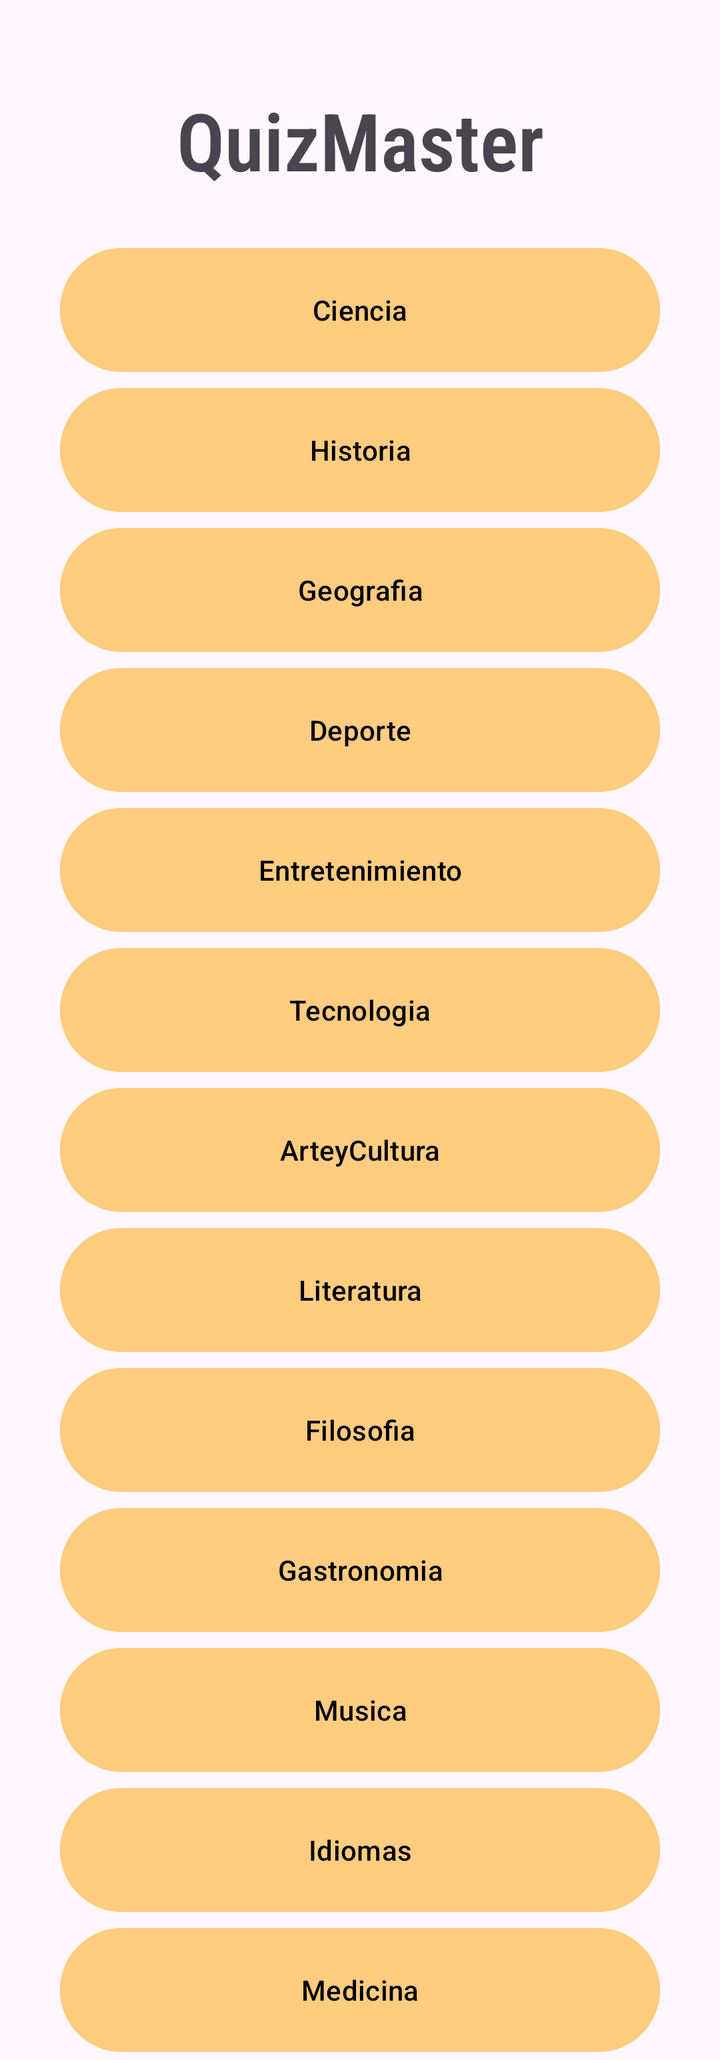
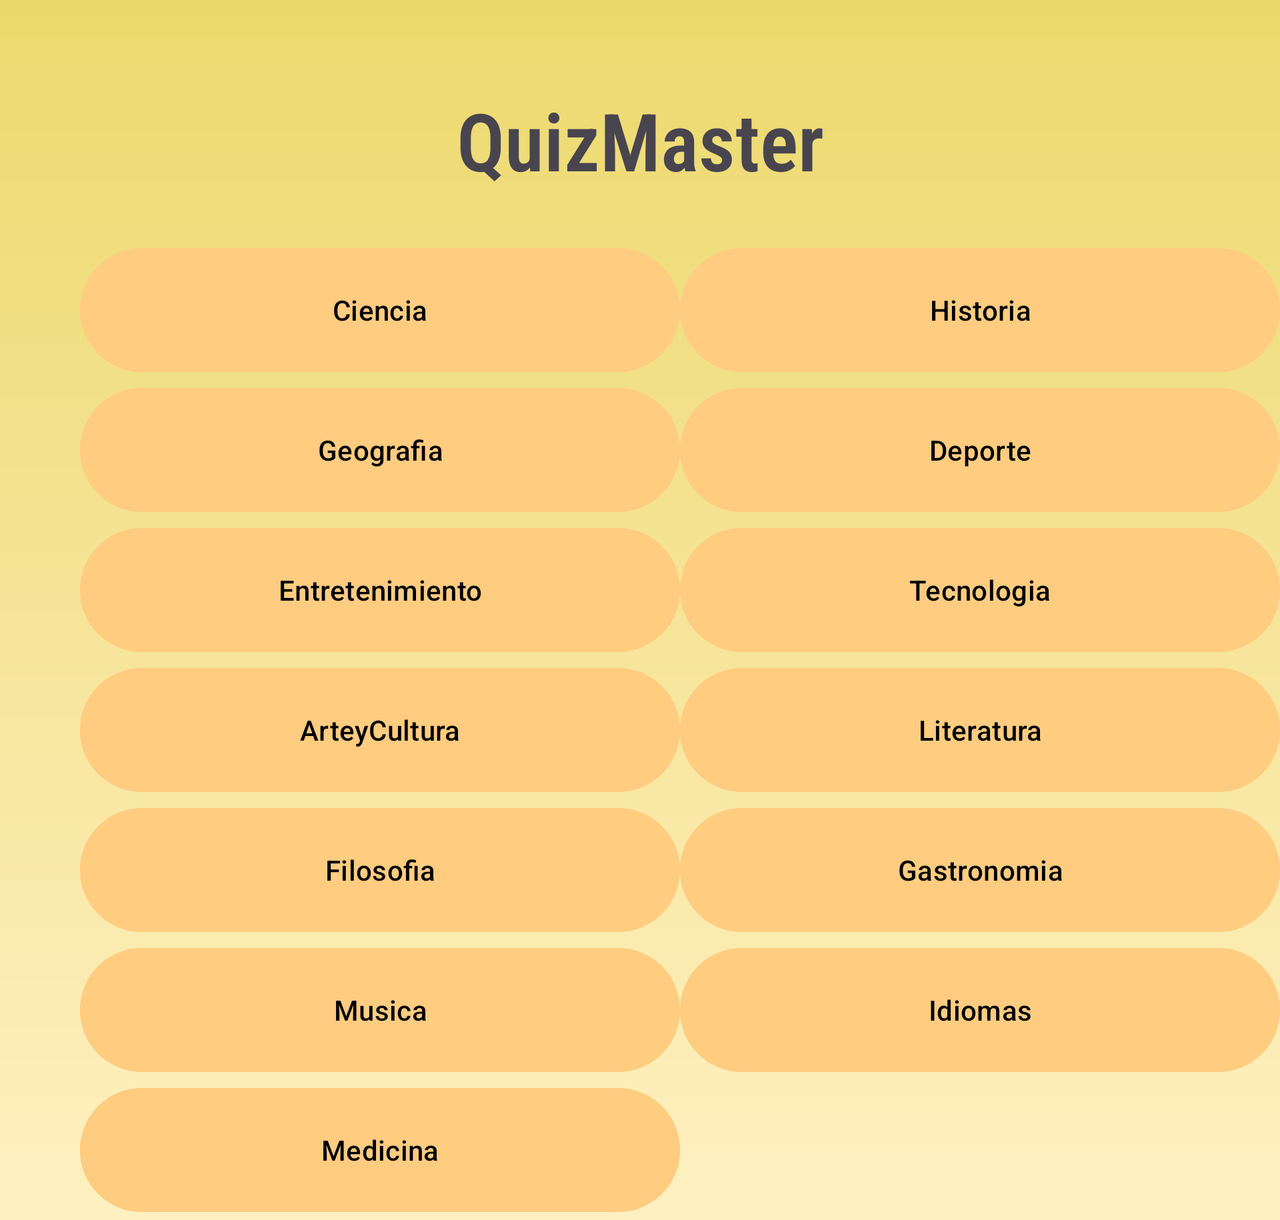

First picture: res/layout/ on a phone held upright. Second picture: the repository's own variant of that layout, on a device whose configuration matches the variant's folder. Source for both follows.
<!-- AndroidManifest.xml: application theme Theme.Proyecto -->
<!-- res/layout/activity_main.xml -->
<?xml version="1.0" encoding="utf-8"?>
<ScrollView
    xmlns:android="http://schemas.android.com/apk/res/android"
    style="@style/padresPortrait">
    <LinearLayout
        style="@style/Linear">
        <TextView
            android:id="@+id/texto"
            style="@style/textoViewPrincipal" />
        <Button
            style="@style/BotonesCatego"
            android:id="@+id/boton1"
            android:text="Ciencia" />
        <Button
            android:id="@+id/boton2"
            style="@style/BotonesCatego"
            android:text="Historia"/>
        <Button
            android:id="@+id/boton3"
            style="@style/BotonesCatego"
            android:text="Geografia"/>
        <Button
            android:id="@+id/boton4"
            style="@style/BotonesCatego"
            android:text="Deporte"/>
        <Button
            android:id="@+id/boton5"
            style="@style/BotonesCatego"
            android:text="Entretenimiento"/>
        <Button
            android:id="@+id/boton6"
            style="@style/BotonesCatego"
            android:text="Tecnologia"/>
        <Button
            android:id="@+id/boton7"
            style="@style/BotonesCatego"
            android:text="ArteyCultura"/>
        <Button
            android:id="@+id/boton8"
            style="@style/BotonesCatego"
            android:text="Literatura"/>
        <Button
            android:id="@+id/boton9"
            style="@style/BotonesCatego"
            android:text="Filosofia"/>
        <Button
            android:id="@+id/boton10"
            style="@style/BotonesCatego"
            android:text="Gastronomia"/>
        <Button
            android:id="@+id/boton11"
            style="@style/BotonesCatego"
            android:text="Musica"/>
        <Button
            android:id="@+id/boton12"
            style="@style/BotonesCatego"
            android:text="Idiomas"/>
        <Button
            android:id="@+id/boton13"
            style="@style/BotonesCatego"
            android:text="Medicina"/>
    </LinearLayout>
</ScrollView>
<!-- resources referenced by this layout -->
<resources>
  <style name="BotonesCatego">
          <item name="android:layout_width">300dp</item>
          <item name="android:layout_height">70dp</item>
          <item name="android:backgroundTint">@color/botonColor</item>
          <item name="android:layout_gravity">center</item>
          <item name="android:onClick">iniciar</item>
          <item name="android:textColor">@color/black</item>
      </style>
  <style name="Linear">
          <item name="android:layout_height">wrap_content</item>
          <item name="android:layout_width">match_parent</item>
          <item name="android:orientation">vertical</item>
      </style>
  <style name="padresPortrait" parent="padres">
          <item name="android:background">@drawable/fondoportrait</item>
      </style>
  <style name="textoViewPrincipal">
          <item name="android:layout_height">100dp</item>
          <item name="android:layout_width">match_parent</item>
          <item name="android:text">@string/app_name</item>
          <item name="android:textStyle">bold</item>
          <item name="android:textSize">40sp</item>
          <item name="android:gravity">center</item>
          <item name="android:layout_marginTop">20dp</item>
          <item name="fontFamily">sans-serif-condensed-light"</item>
      </style>
  <style name="Theme.Proyecto" parent="Base.Theme.Proyecto" />
  <color name="botonColor">#FFCC80</color>
  <color name="black">#FF000000</color>
  <style name="padres">
          <item name="android:layout_height">match_parent</item>
          <item name="android:layout_width">match_parent</item>
      </style>
  <string name="app_name">QuizMaster</string>
  <style name="Base.Theme.Proyecto" parent="Theme.Material3.Light">
          
          
      </style>
</resources>
<!-- res/layout-land/activity_main.xml (the repository's variant of the layout above) -->
<!-- drawn on the phone turned sideways -->
<?xml version="1.0" encoding="utf-8"?>
<ScrollView
    xmlns:android="http://schemas.android.com/apk/res/android"
    style="@style/padresLand">
    <LinearLayout
        style="@style/Linear">
        <TextView
            android:id="@+id/texto"
            style="@style/textoViewPrincipal"/>
        <GridLayout
            android:layout_width="match_parent"
            android:layout_height="wrap_content"
            android:columnCount="2"
            android:orientation="horizontal"
            android:layout_marginStart="40dp">
            <Button
                style="@style/BotonesCatego"
                android:id="@+id/boton1"
                android:text="Ciencia"/>
            <Button
                android:id="@+id/boton2"
                style="@style/BotonesCatego"
                android:text="Historia"/>
            <Button
                android:id="@+id/boton3"
                style="@style/BotonesCatego"
                android:text="Geografia"/>
            <Button
                android:id="@+id/boton4"
                style="@style/BotonesCatego"
                android:text="Deporte"/>
            <Button
                android:id="@+id/boton5"
                style="@style/BotonesCatego"
                android:text="Entretenimiento"/>
            <Button
                android:id="@+id/boton6"
                style="@style/BotonesCatego"
                android:text="Tecnologia"/>
            <Button
                android:id="@+id/boton7"
                style="@style/BotonesCatego"
                android:text="ArteyCultura"/>
            <Button
                android:id="@+id/boton8"
                style="@style/BotonesCatego"
                android:text="Literatura"/>
            <Button
                android:id="@+id/boton9"
                style="@style/BotonesCatego"
                android:text="Filosofia"/>
            <Button
                android:id="@+id/boton10"
                style="@style/BotonesCatego"
                android:text="Gastronomia"/>
            <Button
                android:id="@+id/boton11"
                style="@style/BotonesCatego"
                android:text="Musica"/>
            <Button
                android:id="@+id/boton12"
                style="@style/BotonesCatego"
                android:text="Idiomas"/>
            <Button
                android:id="@+id/boton13"
                style="@style/BotonesCatego"
                android:text="Medicina"/>
        </GridLayout>
    </LinearLayout>
</ScrollView>
<!-- resources referenced by the variant -->
<!-- as the phone turned sideways resolves them -->
<resources>
  <style name="BotonesCatego">
          <item name="android:layout_width">300dp</item>
          <item name="android:layout_height">70dp</item>
          <item name="android:backgroundTint">@color/botonColor</item>
          <item name="android:layout_gravity">center</item>
          <item name="android:onClick">iniciar</item>
          <item name="android:textColor">@color/black</item>
      </style>
  <style name="Linear">
          <item name="android:layout_height">wrap_content</item>
          <item name="android:layout_width">match_parent</item>
          <item name="android:orientation">vertical</item>
      </style>
  <style name="padresLand" parent="padres">
          <item name="android:background">@drawable/fondoland</item>
      </style>
  <style name="textoViewPrincipal">
          <item name="android:layout_height">100dp</item>
          <item name="android:layout_width">match_parent</item>
          <item name="android:text">@string/app_name</item>
          <item name="android:textStyle">bold</item>
          <item name="android:textSize">40sp</item>
          <item name="android:gravity">center</item>
          <item name="android:layout_marginTop">20dp</item>
          <item name="fontFamily">sans-serif-condensed-light"</item>
      </style>
  <style name="Theme.Proyecto" parent="Base.Theme.Proyecto" />
  <color name="botonColor">#FFCC80</color>
  <color name="black">#FF000000</color>
  <style name="padres">
          <item name="android:layout_height">match_parent</item>
          <item name="android:layout_width">match_parent</item>
      </style>
  <!-- drawable fondoland (drawable-land) -->
  <?xml version="1.0" encoding="utf-8"?>
  <shape
      xmlns:android="http://schemas.android.com/apk/res/android"
      xmlns:tools="http://schemas.android.com/tools"
      android:shape="rectangle"
      tools:ignore="MissingDefaultResource">
      <gradient
          android:angle="90"
          android:endColor="@color/crema"
          android:startColor="@color/amarilloClaro"
          android:type="linear"/>
  </shape>
  <string name="app_name">QuizMaster</string>
  <style name="Base.Theme.Proyecto" parent="Theme.Material3.Light">
          
          
      </style>
  <color name="crema">#ECD96D</color>
  <color name="amarilloClaro">#FFF0C2</color>
</resources>
